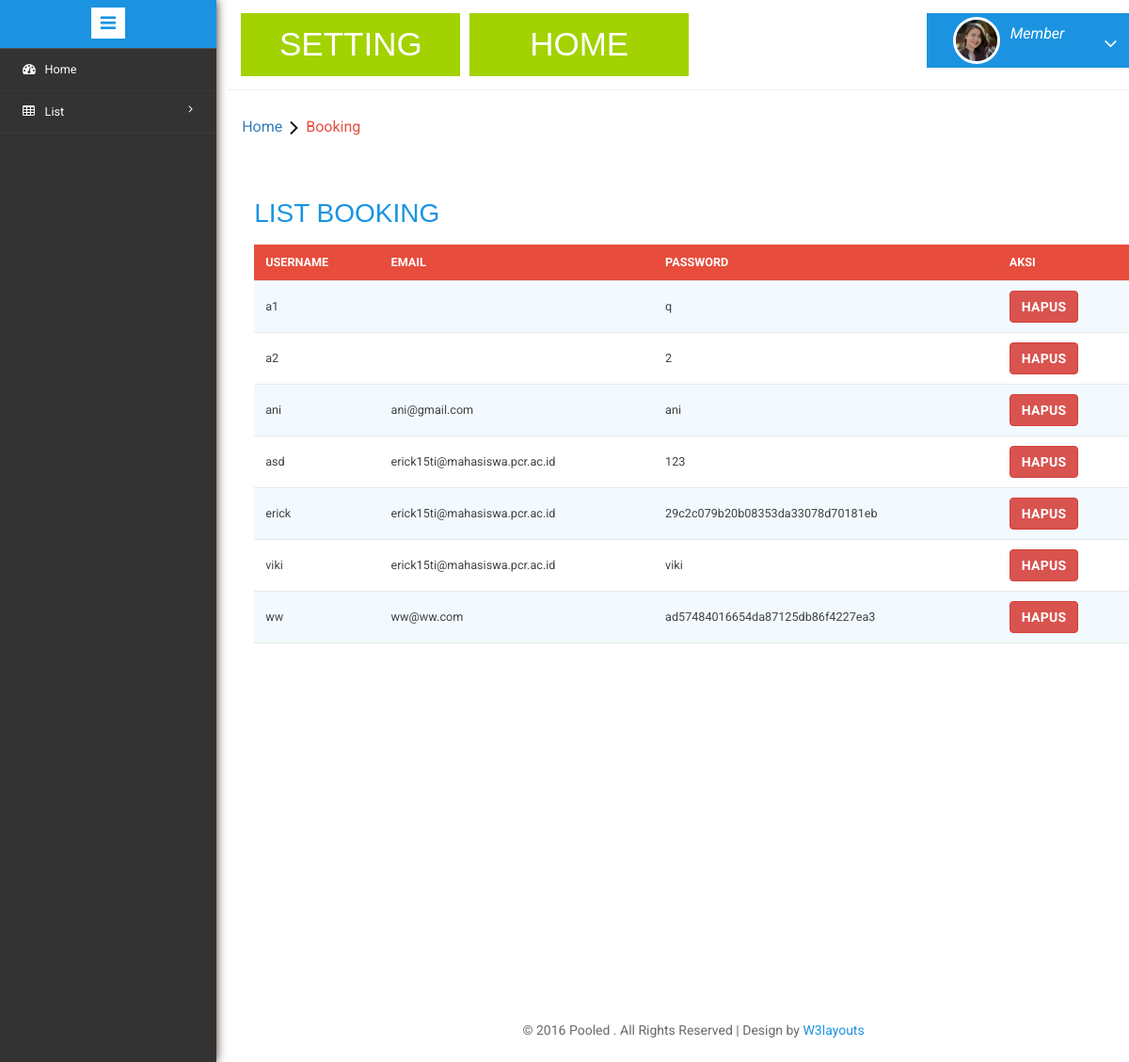
The app's page /index.php/btraveladmin/settingmemberlist with its own data.
### tables this page shows
CREATE TABLE `member` (
  `username_member` varchar(50) NOT NULL,
  `email_member` varchar(50) NOT NULL,
  `password_member` varchar(50) NOT NULL
);

### application/controllers/Btraveladmin.php (called while the page is built, shortened)
<?php
class Btraveladmin extends CI_Controller
{
	function __construct()
	{
		$this->load->model('Btravel_model');
		$this->load->model('Btravel_model_booking');
		$this->load->model('Btravel_model_komentar');
		$this->load->model('Btravel_model_member');
		$this->load->model('Btravel_model_konfirmasi');
	}
    function settingmemberlist()
    {
    	$data['member']=$this->Btravel_model_member->ambil_data_member();
    	$this->load->view('admin/Settingmemberlist',$data);
    }
}
?>

### index.php (called while the page is built, shortened)
<?php
require_once BASEPATH.'core/CodeIgniter.php';

### application/models/Btravel_model_member.php (called while the page is built, shortened)
<?php
class Btravel_model_member extends CI_Model	{
	public $nama_table_member = 'member';
	public $id = 'username_member';
	public $order = 'ASC';
	function ambil_data_member()
	{
		$this->db->order_by($this->id,$this->order);
		return $this->db->get($this->nama_table_member)->result();
	}
}
 ?>

### application/views/admin/Settingmemberlist.php (the view, shortened to what this page needs)
<!DOCTYPE HTML>
<html>
<head>
	<link href="<?php echo base_url()."assets/css_setting/"; ?>css/bootstrap.min.css" rel='stylesheet' type='text/css' />
	<link href="<?php echo base_url()."assets/css_setting/"; ?>css/style.css" rel='stylesheet' type='text/css' />
	<link rel="stylesheet" href="<?php echo base_url()."assets/css_setting/"; ?>css/morris.css" type="text/css"/>
	<link href="<?php echo base_url()."assets/css_setting/"; ?>css/font-awesome.css" rel="stylesheet">
	<link rel="stylesheet" type="text/css" href="<?php echo base_url()."assets/css_setting/"; ?>css/table-style.css" />
	<link rel="stylesheet" type="text/css" href="<?php echo base_url()."assets/css_setting/"; ?>css/basictable.css" />
	<link rel="stylesheet" href="css/icon-font.min.css" type='text/css' />
	<link href="<?php echo base_url()."assets/css_home/"; ?>css/bootstrap.css" type="text/css" rel="stylesheet" media="all">
	<link href="<?php echo base_url()."assets/css_home/"; ?>css/style.css" type="text/css" rel="stylesheet" media="all">
	<link href="<?php echo base_url()."assets/css_home/"; ?>css/font-awesome.css" rel="stylesheet">
	<link href='<?php echo base_url()."assets/css_home/"; ?>css/simplelightbox.min.css' rel='stylesheet' type='text/css'>
</head>
<body>
	<div class="page-container">
		<div class="left-content">
			<div class="mother-grid-inner">
				<div class="header-main">
					<div class="logo-w3-agile">
						<h1><a href="<?php echo site_url('btraveladmin/settinghome');?>">SETTING</a></h1>
					</div>
					<div class="logo-w3-agile">
						<h1><a href="<?php echo site_url('btravel/home');?>">HOME</a></h1>
					</div>
					<?php
					if(!empty($this->session->userdata('usernameadmin'))){
						?>
						<div class="profile_details w3l">
							<ul>
								<li class="dropdown profile_details_drop">
									<a href="#" class="dropdown-toggle" data-toggle="dropdown" aria-expanded="false">
										<div class="profile_img">
											<span class="prfil-img"><img src="<?php echo base_url()."assets/css_setting/"; ?>images/in4.jpg" alt=""> </span>
											<div class="user-name">
												<p><?php echo $this->session->userdata('usernameadmin')?></p>
												<span>Administrator</span>
											</div>
											<i class="fa fa-angle-down"></i>
											<i class="fa fa-angle-up"></i>
											<div class="clearfix"></div>
										</div>
									</a>
									<ul class="dropdown-menu drp-mnu">
										<li> <a href="<?php echo site_url('login/logout'); ?>"><i class="fa fa-sign-out"></i> Logout</a> </li>
									</ul>
								</li>
							</ul>
						</div>
						<?php
					}else
					{
						?>
						<div class="profile_details w3l">
							<ul>
								<li class="dropdown profile_details_drop">
									<a href="#" class="dropdown-toggle" data-toggle="dropdown" aria-expanded="false">
										<div class="profile_img">
											<span class="prfil-img"><img src="<?php echo base_url()."assets/css_setting/"; ?>images/in4.jpg" alt=""> </span>
											<div class="user-name">
												<span>Member</span>
											</div>
											<i class="fa fa-angle-down"></i>
											<div class="clearfix"></div>
										</div>
									</a>
								</li>
							</ul>
						</div>
						<?php
					}
					?>
				</div>
				<ol class="breadcrumb">
					<li class="breadcrumb-item"><a href="<?php echo site_url('btraveladmin/settinghome');?>">Home</a><i class="fa fa-angle-right"></i>Booking</li>
				</ol>
				<div class="agile-grids">
					<div class="agile-tables">
						<div class="w3l-table-info">
							<h2>LIST BOOKING</h2>
							<table id="table">
								<thead>
									<tr>
										<th>Username</th>
										<th>Email</th>
										<th>Password</th>
										<th>Aksi</th>
									</tr>
								</thead>
								<tbody>
									<?php foreach ($member as $key => $value) {
										?>
										<tr>
											<td><?php echo $value->username_member; ?></td>
											<td><?php echo $value->email_member; ?></td>
											<td><?php echo $value->password_member; ?></td>
											<td>
												<a href="<?php echo site_url('btravelmember/delete/'.$value->username_member); ?> " class="btn btn-danger">
													<b>HAPUS</b>
												</a>
											</td>
										</tr>
										<?php } ?>
									</tbody>
								</table>
							</div>
						</div>
						<div class="copyrights">
							<p>© 2016 Pooled . All Rights Reserved | Design by  <a href="http://w3layouts.com/" target="_blank">W3layouts</a> </p>
						</div>
					</div>
				</div>
				<div class="sidebar-menu">
					<header class="logo1">
						<a href="#" class="sidebar-icon"> <span class="fa fa-bars"></span> </a>
					</header>
					<div class="menu">
						<ul id="menu" >
							<li><a href="<?php echo site_url('btraveladmin/settinghome');?>"><i class="fa fa-tachometer"></i> <span>Home</span><div class="clearfix"></div></a></li>
							<li><a href=""><i class="fa fa-table"></i>  <span>List</span><span class="fa fa-angle-right" style="float: right"></span><div class="clearfix"></div></a>
							</li>
						</ul>
					</div>
				</div>
			</div>
		</body>
		</html>

### assets/css_setting/css/table-style.css (style rules this page uses)
table { background: white; border-collapse: collapse; margin: 1.25em 0 0; width: 100%; }
table tr, table th, table td { border: none; border-bottom: 1px solid #e8e8e8; font-size: .95em; }
table th, table td { padding: 10px 12px; text-align: left; }
table th { background: #e74c3c; color: #fff; text-transform: uppercase; }
table tr td { background: #f3faff; color: #424242; }
table tr:nth-of-type(2n+2) td { background: #ffffff; }
table { width: 100%; }

### assets/css_home/css/style.css (style rules this page uses)
body { margin:0; font-family: 'Roboto', sans-serif; background: #fff; }
body a { transition: 0.5s all; -webkit-transition: 0.5s all; -moz-transition: 0.5s all; -o-transition: 0.5s all; -ms-transition: 0.5s all; text-decoration:none; outline:none; }
h1,h2,h3,h4,h5,h6 { margin:0; font-family: 'Oswald', sans-serif; }
p { margin:0; }
ul,label { margin:0; padding:0; }
P { font-size: 1em; color: #777; line-height: 1.8em; }
ol { margin-bottom: 44px; }

### records on screen
member: username_member "a1", password_member "q"
member: username_member "a2", password_member "2"
member: username_member "ani", email_member "ani@gmail.com", password_member "ani"
member: username_member "asd", email_member "erick15ti@mahasiswa.pcr.ac.id", password_member "123"
member: username_member "erick", email_member "erick15ti@mahasiswa.pcr.ac.id", password_member "29c2c079b20b08353da33078d70181eb"
member: username_member "viki", email_member "erick15ti@mahasiswa.pcr.ac.id", password_member "viki"
member: username_member "ww", email_member "ww@ww.com", password_member "ad57484016654da87125db86f4227ea3"
